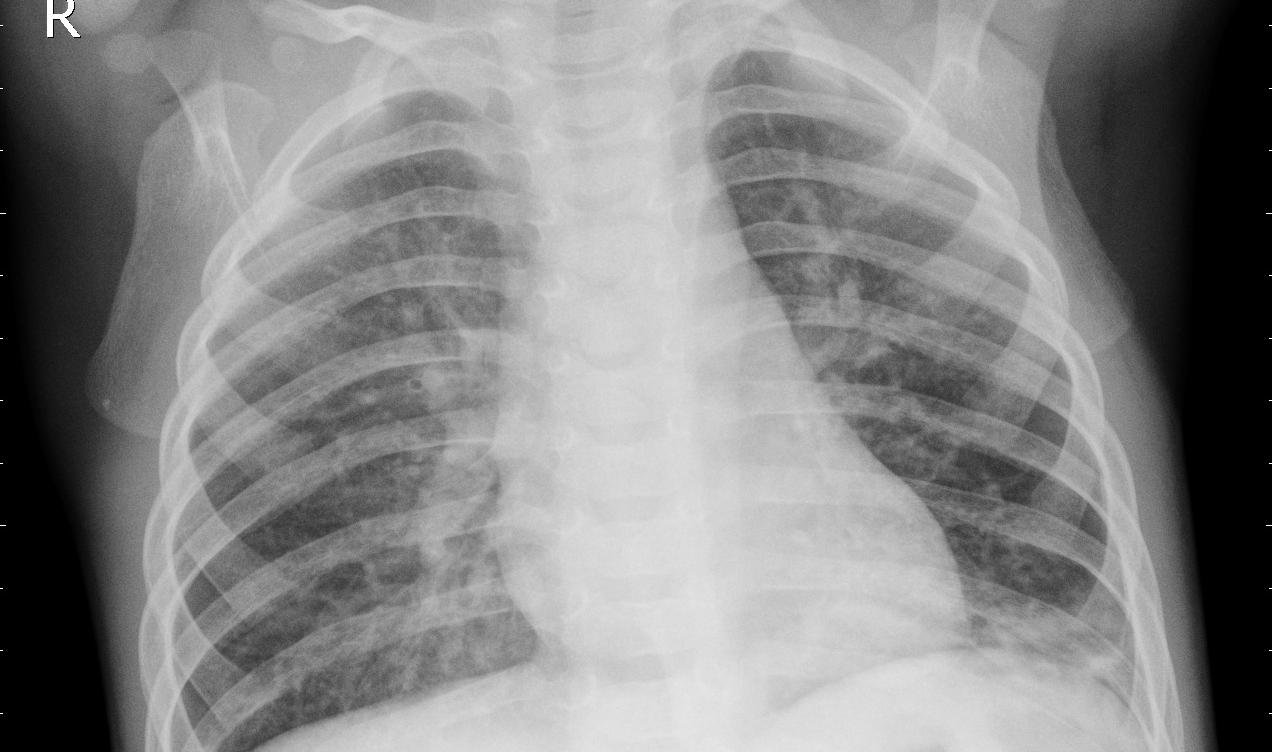
#> input picture app/project/virus.jpeg, 1272 x 752 px
$ python try.py
#> lines starting #> are read from the running program, lines starting #| are printed output that depends on the picture; after the words box and inside, x2 and y2 are one past the last pixel; in counts of white or black regions, pixels touching at a corner belong together
import numpy as np
import cv2
from PIL import Image
from matplotlib import pyplot as plt

img = cv2.imread('virus.jpeg')
#> img is the input picture: shape (752, 1272, 3); min 0, max 255, mean 134.1
gray = cv2.cvtColor(img,cv2.COLOR_BGR2GRAY)
ret, thresh = cv2.threshold(gray,0,255,cv2.THRESH_BINARY_INV+cv2.THRESH_OTSU)
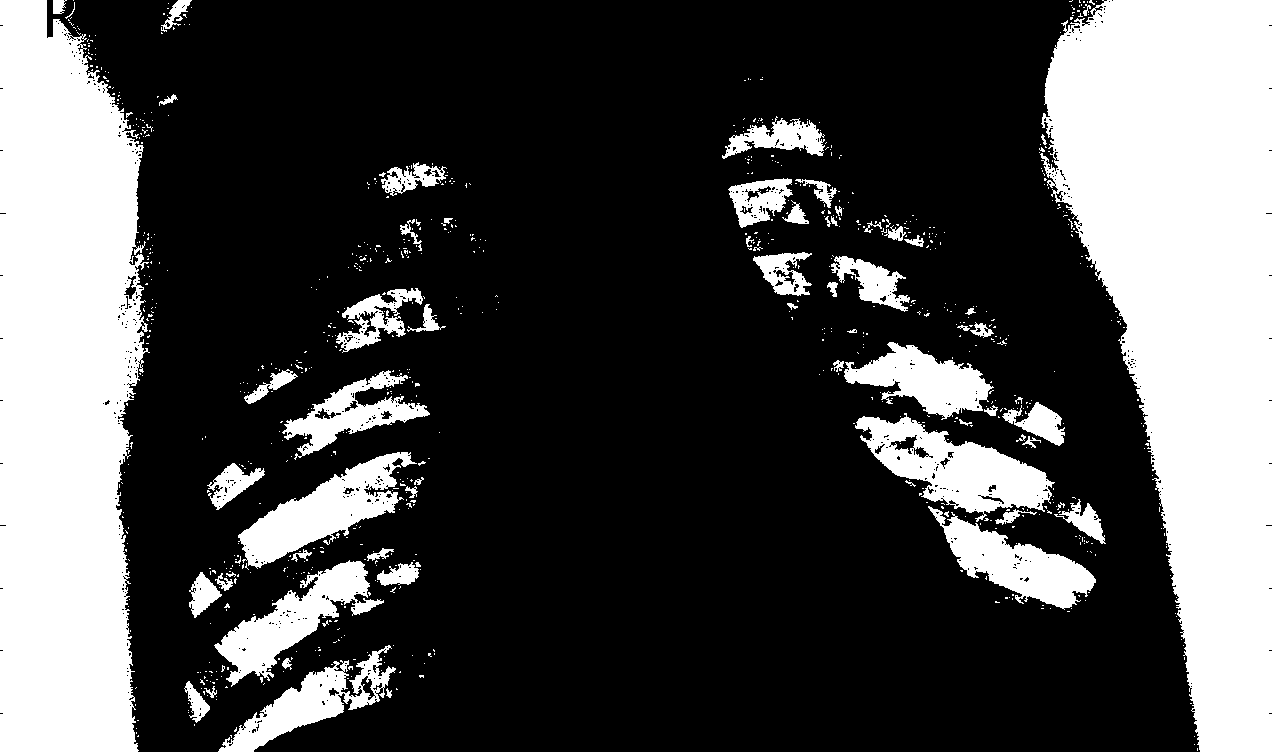
#> thresh: shape (752, 1272); 28.6% white; 869 white regions (803 under 20 px), largest, box (x1, y1, x2, y2) and area: (1040, 0, 1272, 752) 111256, (0, 0, 150, 752) 93317, (855, 413, 1055, 522) 9400
#> ret = 107
print(thresh)
#> (printed output is left out)
